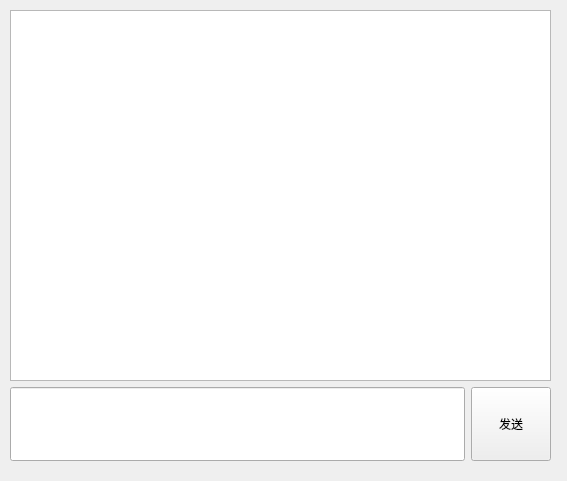
<?xml version="1.0" encoding="UTF-8"?>
<ui version="4.0">
 <class>Widget</class>
 <widget class="QWidget" name="Widget">
  <property name="geometry">
   <rect>
    <x>0</x>
    <y>0</y>
    <width>567</width>
    <height>481</height>
   </rect>
  </property>
  <property name="windowTitle">
   <string>Widget</string>
  </property>
  <widget class="QWidget" name="">
   <property name="geometry">
    <rect>
     <x>10</x>
     <y>10</y>
     <width>541</width>
     <height>451</height>
    </rect>
   </property>
   <layout class="QVBoxLayout" name="verticalLayout" stretch="5,1">
    <item>
     <widget class="QPlainTextEdit" name="plainTextEdit"/>
    </item>
    <item>
     <layout class="QHBoxLayout" name="horizontalLayout">
      <item>
       <widget class="QLineEdit" name="lineEdit">
        <property name="sizePolicy">
         <sizepolicy hsizetype="Expanding" vsizetype="Expanding">
          <horstretch>0</horstretch>
          <verstretch>0</verstretch>
         </sizepolicy>
        </property>
       </widget>
      </item>
      <item>
       <widget class="QPushButton" name="pushButton">
        <property name="sizePolicy">
         <sizepolicy hsizetype="Minimum" vsizetype="Expanding">
          <horstretch>0</horstretch>
          <verstretch>0</verstretch>
         </sizepolicy>
        </property>
        <property name="text">
         <string>发送</string>
        </property>
       </widget>
      </item>
     </layout>
    </item>
   </layout>
  </widget>
 </widget>
 <resources/>
 <connections/>
</ui>
